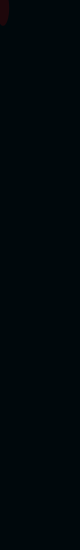
Frame 1 (no input)
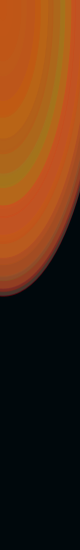
Frame 60 (the mouse pressed at the canvas centre just before this capture)
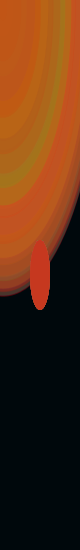
Frame 120 (the mouse held since frame 60 and released just before this capture)

The Processing sketch that drew these frames (run headless with seeded random() and noise(); from frame 60 on, the mouse is pressed at the canvas centre):

// Processing sketch: processing_17057
// ── processing_17057.pde

int counter;

void setup() {  //setup function called initially, only once
  size(80, 550);
  background(2060);  //set background white
  colorMode(HSB);   //set colors to Hue, Saturation, Brightness mode
  counter = 200;
}

void draw() {  //draw function loops 
  counter++;
  noStroke();
  fill(random(500),289,995,30);
  
  if(mousePressed == true) { //add some interaction
    ellipse(mouseX, mouseY, 20, 70);
  }
  else {
    ellipse(width/23, height/68, 200*sin(counter), 578*sin(counter));
  }
}



                
                
